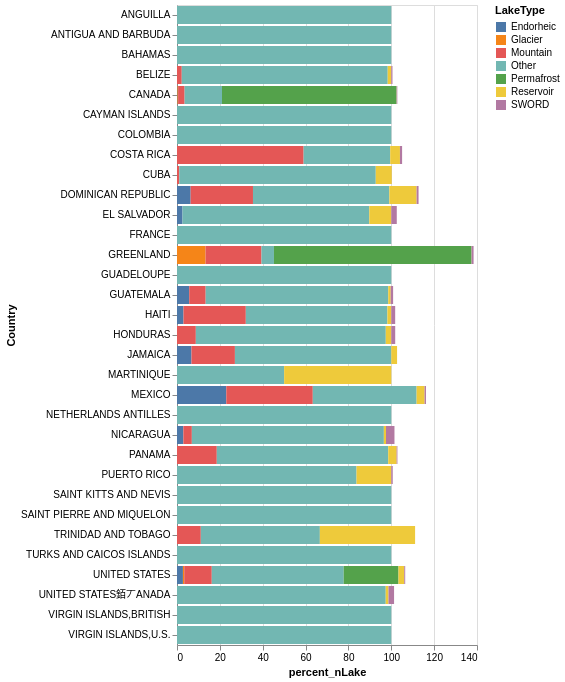

Source (notebook cell):
### Code cell
#TODO: Complete the following code with your dataframe and the correct columns to plot a horizontal stacked bar chart using altair
import altair as alt

alt.Chart(summary_by_country).mark_bar().encode(
    x='percent_nLake',
    y='Country',
    color='LakeType'
)

### Figure 1 — Vega-Lite specification as saved in the notebook (floating-point values rounded to 4 significant figures)
{"config": {"view": {"continuousWidth": 300, "continuousHeight": 300}}, "data": {"name": "data-2ebb909fe783b1f07b48dd8ff5f0852a"}, "mark": {"type": "bar"}, "encoding": {"color": {"field": "LakeType", "type": "nominal"}, "x": {"field": "percent_nLake", "type": "quantitative"}, "y": {"field": "Country", "type": "nominal"}}, "$schema": "https://vega.github.io/schema/vega-lite/v5.20.1.json", "datasets": {"data-2ebb909fe783b1f07b48dd8ff5f0852a": [{"Country": "ANGUILLA", "LakeType": "Other", "nLake": 6, "area": 1.462, "total_nLake": 6, "total_area": 1.462, "percent_nLake": 100.0, "percent_area": 100.0}, {"Country": "ANTIGUA AND BARBUDA", "LakeType": "Other", "nLake": 12, "area": 7.51, "total_nLake": 12, "total_area": 7.51, "percent_nLake": 100.0, "percent_area": 100.0}, {"Country": "BAHAMAS", "LakeType": "Other", "nLake": 614, "area": 954.4, "total_nLake": 614, "total_area": 954.4, "percent_nLake": 100.0, "percent_area": 100.0}, {"Country": "BELIZE", "LakeType": "Mountain", "nLake": 4, "area": 8.33, "total_nLake": 180, "total_area": 291.9, "percent_nLake": 2.222, "percent_area": 2.854}, {"Country": "BELIZE", "LakeType": "Other", "nLake": 173, "area": 279.5, "total_nLake": 180, "total_area": 291.9, "percent_nLake": 96.11, "percent_area": 95.76}, {"Country": "BELIZE", "LakeType": "Reservoir", "nLake": 3, "area": 9.679, "total_nLake": 180, "total_area": 291.9, "percent_nLake": 1.667, "percent_area": 3.316}, {"Country": "BELIZE", "LakeType": "SWORD", "nLake": 1, "area": 2.666, "total_nLake": 180, "total_area": 291.9, "percent_nLake": 0.5556, "percent_area": 0.9134}, {"Country": "CANADA", "LakeType": "Endorheic", "nLake": 1760, "area": 3040.0, "total_nLake": 887724, "total_area": 903000.0, "percent_nLake": 0.1983, "percent_area": 0.3366}, {"Country": "CANADA", "LakeType": "Glacier", "nLake": 2828, "area": 3446.0, "total_nLake": 887724, "total_area": 903000.0, "percent_nLake": 0.3186, "percent_area": 0.3817}, {"Country": "CANADA", "LakeType": "Mountain", "nLake": 26997, "area": 33790.0, "total_nLake": 887724, "total_area": 903000.0, "percent_nLake": 3.041, "percent_area": 3.742}, {"Country": "CANADA", "LakeType": "Other", "nLake": 154854, "area": 123800.0, "total_nLake": 887724, "total_area": 903000.0, "percent_nLake": 17.44, "percent_area": 13.71}, {"Country": "CANADA", "LakeType": "Permafrost", "nLake": 723175, "area": 732300.0, "total_nLake": 887724, "total_area": 903000.0, "percent_nLake": 81.46, "percent_area": 81.09}, {"Country": "CANADA", "LakeType": "Reservoir", "nLake": 512, "area": 91540.0, "total_nLake": 887724, "total_area": 903000.0, "percent_nLake": 0.05768, "percent_area": 10.14}, {"Country": "CANADA", "LakeType": "SWORD", "nLake": 2614, "area": 173800.0, "total_nLake": 887724, "total_area": 903000.0, "percent_nLake": 0.2945, "percent_area": 19.24}, {"Country": "CAYMAN ISLANDS", "LakeType": "Other", "nLake": 7, "area": 5.249, "total_nLake": 7, "total_area": 5.249, "percent_nLake": 100.0, "percent_area": 100.0}, {"Country": "COLOMBIA", "LakeType": "Other", "nLake": 1, "area": 0.02928, "total_nLake": 1, "total_area": 0.02928, "percent_nLake": 100.0, "percent_area": 100.0}, {"Country": "COSTA RICA", "LakeType": "Mountain", "nLake": 117, "area": 99.55, "total_nLake": 198, "total_area": 114.5, "percent_nLake": 59.09, "percent_area": 86.97}, {"Country": "COSTA RICA", "LakeType": "Other", "nLake": 80, "area": 14.37, "total_nLake": 198, "total_area": 114.5, "percent_nLake": 40.4, "percent_area": 12.55}, {"Country": "COSTA RICA", "LakeType": "Reservoir", "nLake": 9, "area": 89.7, "total_nLake": 198, "total_area": 114.5, "percent_nLake": 4.545, "percent_area": 78.37}, {"Country": "COSTA RICA", "LakeType": "SWORD", "nLake": 2, "area": 6.059, "total_nLake": 198, "total_area": 114.5, "percent_nLake": 1.01, "percent_area": 5.293}, {"Country": "CUBA", "LakeType": "Mountain", "nLake": 35, "area": 39.21, "total_nLake": 3342, "total_area": 1604.0, "percent_nLake": 1.047, "percent_area": 2.445}, {"Country": "CUBA", "LakeType": "Other", "nLake": 3065, "area": 830.2, "total_nLake": 3342, "total_area": 1604.0, "percent_nLake": 91.71, "percent_area": 51.77}, {"Country": "CUBA", "LakeType": "Reservoir", "nLake": 250, "area": 767.1, "total_nLake": 3342, "total_area": 1604.0, "percent_nLake": 7.481, "percent_area": 47.83}, {"Country": "CUBA", "LakeType": "SWORD", "nLake": 1, "area": 34.98, "total_nLake": 3342, "total_area": 1604.0, "percent_nLake": 0.02992, "percent_area": 2.181}, {"Country": "DOMINICAN REPUBLIC", "LakeType": "Endorheic", "nLake": 7, "area": 227.9, "total_nLake": 110, "total_area": 407.0, "percent_nLake": 6.364, "percent_area": 55.98}, {"Country": "DOMINICAN REPUBLIC", "LakeType": "Mountain", "nLake": 32, "area": 281.7, "total_nLake": 110, "total_area": 407.0, "percent_nLake": 29.09, "percent_area": 69.22}, {"Country": "DOMINICAN REPUBLIC", "LakeType": "Other", "nLake": 70, "area": 95.44, "total_nLake": 110, "total_area": 407.0, "percent_nLake": 63.64, "percent_area": 23.45}, {"Country": "DOMINICAN REPUBLIC", "LakeType": "Reservoir", "nLake": 14, "area": 82.52, "total_nLake": 110, "total_area": 407.0, "percent_nLake": 12.73, "percent_area": 20.27}, {"Country": "DOMINICAN REPUBLIC", "LakeType": "SWORD", "nLake": 1, "area": 26.4, "total_nLake": 110, "total_area": 407.0, "percent_nLake": 0.9091, "percent_area": 6.486}, {"Country": "EL SALVADOR", "LakeType": "Endorheic", "nLake": 1, "area": 23.38, "total_nLake": 39, "total_area": 301.7, "percent_nLake": 2.564, "percent_area": 7.75}, {"Country": "EL SALVADOR", "LakeType": "Other", "nLake": 34, "area": 100.5, "total_nLake": 39, "total_area": 301.7, "percent_nLake": 87.18, "percent_area": 33.32}, {"Country": "EL SALVADOR", "LakeType": "Reservoir", "nLake": 4, "area": 177.8, "total_nLake": 39, "total_area": 301.7, "percent_nLake": 10.26, "percent_area": 58.93}, {"Country": "EL SALVADOR", "LakeType": "SWORD", "nLake": 1, "area": 25.98, "total_nLake": 39, "total_area": 301.7, "percent_nLake": 2.564, "percent_area": 8.611}, {"Country": "FRANCE", "LakeType": "Other", "nLake": 1, "area": 6.61, "total_nLake": 1, "total_area": 6.61, "percent_nLake": 100.0, "percent_area": 100.0}, {"Country": "GREENLAND", "LakeType": "Glacier", "nLake": 405, "area": 2230.0, "total_nLake": 3039, "total_area": 10010.0, "percent_nLake": 13.33, "percent_area": 22.29}, {"Country": "GREENLAND", "LakeType": "Mountain", "nLake": 793, "area": 2639.0, "total_nLake": 3039, "total_area": 10010.0, "percent_nLake": 26.09, "percent_area": 26.37}, {"Country": "GREENLAND", "LakeType": "Other", "nLake": 177, "area": 211.5, "total_nLake": 3039, "total_area": 10010.0, "percent_nLake": 5.824, "percent_area": 2.114}, {"Country": "GREENLAND", "LakeType": "Permafrost", "nLake": 2802, "area": 9660.0, "total_nLake": 3039, "total_area": 10010.0, "percent_nLake": 92.2, "percent_area": 96.54}, {"Country": "GREENLAND", "LakeType": "Reservoir", "nLake": 1, "area": 4.938, "total_nLake": 3039, "total_area": 10010.0, "percent_nLake": 0.03291, "percent_area": 0.04935}, {"Country": "GREENLAND", "LakeType": "SWORD", "nLake": 28, "area": 619.3, "total_nLake": 3039, "total_area": 10010.0, "percent_nLake": 0.9214, "percent_area": 6.189}, {"Country": "GUADELOUPE", "LakeType": "Other", "nLake": 7, "area": 1.703, "total_nLake": 7, "total_area": 1.703, "percent_nLake": 100.0, "percent_area": 100.0}, {"Country": "GUATEMALA", "LakeType": "Endorheic", "nLake": 20, "area": 269.3, "total_nLake": 351, "total_area": 1137.0, "percent_nLake": 5.698, "percent_area": 23.68}, {"Country": "GUATEMALA", "LakeType": "Mountain", "nLake": 27, "area": 18.01, "total_nLake": 351, "total_area": 1137.0, "percent_nLake": 7.692, "percent_area": 1.584}, {"Country": "GUATEMALA", "LakeType": "Other", "nLake": 299, "area": 121.3, "total_nLake": 351, "total_area": 1137.0, "percent_nLake": 85.19, "percent_area": 10.67}, {"Country": "GUATEMALA", "LakeType": "Reservoir", "nLake": 4, "area": 118.9, "total_nLake": 351, "total_area": 1137.0, "percent_nLake": 1.14, "percent_area": 10.46}, {"Country": "GUATEMALA", "LakeType": "SWORD", "nLake": 4, "area": 739.7, "total_nLake": 351, "total_area": 1137.0, "percent_nLake": 1.14, "percent_area": 65.05}, {"Country": "HAITI", "LakeType": "Endorheic", "nLake": 5, "area": 131.2, "total_nLake": 165, "total_area": 184.4, "percent_nLake": 3.03, "percent_area": 71.17}, {"Country": "HAITI", "LakeType": "Mountain", "nLake": 48, "area": 148.4, "total_nLake": 165, "total_area": 184.4, "percent_nLake": 29.09, "percent_area": 80.47}, {"Country": "HAITI", "LakeType": "Other", "nLake": 109, "area": 20.86, "total_nLake": 165, "total_area": 184.4, "percent_nLake": 66.06, "percent_area": 11.31}, {"Country": "HAITI", "LakeType": "Reservoir", "nLake": 3, "area": 24.12, "total_nLake": 165, "total_area": 184.4, "percent_nLake": 1.818, "percent_area": 13.08}, {"Country": "HAITI", "LakeType": "SWORD", "nLake": 3, "area": 23.64, "total_nLake": 165, "total_area": 184.4, "percent_nLake": 1.818, "percent_area": 12.82}, {"Country": "HONDURAS", "LakeType": "Mountain", "nLake": 24, "area": 168.0, "total_nLake": 273, "total_area": 782.6, "percent_nLake": 8.791, "percent_area": 21.46}, {"Country": "HONDURAS", "LakeType": "Other", "nLake": 242, "area": 611.6, "total_nLake": 273, "total_area": 782.6, "percent_nLake": 88.64, "percent_area": 78.16}, {"Country": "HONDURAS", "LakeType": "Reservoir", "nLake": 7, "area": 169.5, "total_nLake": 273, "total_area": 782.6, "percent_nLake": 2.564, "percent_area": 21.66}, {"Country": "HONDURAS", "LakeType": "SWORD", "nLake": 5, "area": 88.38, "total_nLake": 273, "total_area": 782.6, "percent_nLake": 1.832, "percent_area": 11.29}, {"Country": "JAMAICA", "LakeType": "Endorheic", "nLake": 5, "area": 0.000936, "total_nLake": 74, "total_area": 27.31, "percent_nLake": 6.757, "percent_area": 0.003427}, {"Country": "JAMAICA", "LakeType": "Mountain", "nLake": 15, "area": 5.17, "total_nLake": 74, "total_area": 27.31, "percent_nLake": 20.27, "percent_area": 18.93}, {"Country": "JAMAICA", "LakeType": "Other", "nLake": 54, "area": 22.14, "total_nLake": 74, "total_area": 27.31, "percent_nLake": 72.97, "percent_area": 81.07}, {"Country": "JAMAICA", "LakeType": "Reservoir", "nLake": 2, "area": 0.5374, "total_nLake": 74, "total_area": 27.31, "percent_nLake": 2.703, "percent_area": 1.968}, {"Country": "MARTINIQUE", "LakeType": "Other", "nLake": 1, "area": 0.7627, "total_nLake": 2, "total_area": 1.217, "percent_nLake": 50.0, "percent_area": 62.65}, {"Country": "MARTINIQUE", "LakeType": "Reservoir", "nLake": 1, "area": 0.4547, "total_nLake": 2, "total_area": 1.217, "percent_nLake": 50.0, "percent_area": 37.35}, {"Country": "MEXICO", "LakeType": "Endorheic", "nLake": 3043, "area": 2378.0, "total_nLake": 13226, "total_area": 12910.0, "percent_nLake": 23.01, "percent_area": 18.42}, {"Country": "MEXICO", "LakeType": "Mountain", "nLake": 5339, "area": 5749.0, "total_nLake": 13226, "total_area": 12910.0, "percent_nLake": 40.37, "percent_area": 44.52}, {"Country": "MEXICO", "LakeType": "Other", "nLake": 6407, "area": 3862.0, "total_nLake": 13226, "total_area": 12910.0, "percent_nLake": 48.44, "percent_area": 29.9}, {"Country": "MEXICO", "LakeType": "Reservoir", "nLake": 493, "area": 6280.0, "total_nLake": 13226, "total_area": 12910.0, "percent_nLake": 3.728, "percent_area": 48.63}, {"Country": "MEXICO", "LakeType": "SWORD", "nLake": 85, "area": 3758.0, "total_nLake": 13226, "total_area": 12910.0, "percent_nLake": 0.6427, "percent_area": 29.1}, {"Country": "NETHERLANDS ANTILLES", "LakeType": "Other", "nLake": 17, "area": 42.45, "total_nLake": 17, "total_area": 42.45, "percent_nLake": 100.0, "percent_area": 100.0}, {"Country": "NICARAGUA", "LakeType": "Endorheic", "nLake": 6, "area": 32.81, "total_nLake": 202, "total_area": 9444.0, "percent_nLake": 2.97, "percent_area": 0.3474}, {"Country": "NICARAGUA", "LakeType": "Mountain", "nLake": 8, "area": 7850.0, "total_nLake": 202, "total_area": 9444.0, "percent_nLake": 3.96, "percent_area": 83.12}, {"Country": "NICARAGUA", "LakeType": "Other", "nLake": 181, "area": 460.3, "total_nLake": 202, "total_area": 9444.0, "percent_nLake": 89.6, "percent_area": 4.874}, {"Country": "NICARAGUA", "LakeType": "Reservoir", "nLake": 2, "area": 44.07, "total_nLake": 202, "total_area": 9444.0, "percent_nLake": 0.9901, "percent_area": 0.4666}, {"Country": "NICARAGUA", "LakeType": "SWORD", "nLake": 8, "area": 8904.0, "total_nLake": 202, "total_area": 9444.0, "percent_nLake": 3.96, "percent_area": 94.28}, {"Country": "PANAMA", "LakeType": "Mountain", "nLake": 52, "area": 318.1, "total_nLake": 280, "total_area": 844.5, "percent_nLake": 18.57, "percent_area": 37.67}, {"Country": "PANAMA", "LakeType": "Other", "nLake": 224, "area": 99.9, "total_nLake": 280, "total_area": 844.5, "percent_nLake": 80.0, "percent_area": 11.83}, {"Country": "PANAMA", "LakeType": "Reservoir", "nLake": 11, "area": 739.8, "total_nLake": 280, "total_area": 844.5, "percent_nLake": 3.929, "percent_area": 87.61}, {"Country": "PANAMA", "LakeType": "SWORD", "nLake": 1, "area": 10.67, "total_nLake": 280, "total_area": 844.5, "percent_nLake": 0.3571, "percent_area": 1.264}, {"Country": "PUERTO RICO", "LakeType": "Other", "nLake": 124, "area": 25.43, "total_nLake": 148, "total_area": 48.72, "percent_nLake": 83.78, "percent_area": 52.2}, {"Country": "PUERTO RICO", "LakeType": "Reservoir", "nLake": 24, "area": 23.28, "total_nLake": 148, "total_area": 48.72, "percent_nLake": 16.22, "percent_area": 47.8}, {"Country": "PUERTO RICO", "LakeType": "SWORD", "nLake": 1, "area": 1.75, "total_nLake": 148, "total_area": 48.72, "percent_nLake": 0.6757, "percent_area": 3.593}, {"Country": "SAINT KITTS AND NEVIS", "LakeType": "Other", "nLake": 1, "area": 1.159, "total_nLake": 1, "total_area": 1.159, "percent_nLake": 100.0, "percent_area": 100.0}, {"Country": "SAINT PIERRE AND MIQUELON", "LakeType": "Other", "nLake": 4, "area": 2.29, "total_nLake": 4, "total_area": 2.29, "percent_nLake": 100.0, "percent_area": 100.0}, {"Country": "TRINIDAD AND TOBAGO", "LakeType": "Mountain", "nLake": 1, "area": 0.1765, "total_nLake": 9, "total_area": 7.623, "percent_nLake": 11.11, "percent_area": 2.316}, {"Country": "TRINIDAD AND TOBAGO", "LakeType": "Other", "nLake": 5, "area": 1.388, "total_nLake": 9, "total_area": 7.623, "percent_nLake": 55.56, "percent_area": 18.2}, {"Country": "TRINIDAD AND TOBAGO", "LakeType": "Reservoir", "nLake": 4, "area": 6.236, "total_nLake": 9, "total_area": 7.623, "percent_nLake": 44.44, "percent_area": 81.8}, {"Country": "TURKS AND CAICOS ISLANDS", "LakeType": "Other", "nLake": 47, "area": 55.54, "total_nLake": 47, "total_area": 55.54, "percent_nLake": 100.0, "percent_area": 100.0}, {"Country": "UNITED STATES", "LakeType": "Endorheic", "nLake": 6211, "area": 17040.0, "total_nLake": 224339, "total_area": 268700.0, "percent_nLake": 2.769, "percent_area": 6.343}, {"Country": "UNITED STATES", "LakeType": "Glacier", "nLake": 1362, "area": 1563.0, "total_nLake": 224339, "total_area": 268700.0, "percent_nLake": 0.6071, "percent_area": 0.5819}, {"Country": "UNITED STATES", "LakeType": "Mountain", "nLake": 28836, "area": 39630.0, "total_nLake": 224339, "total_area": 268700.0, "percent_nLake": 12.85, "percent_area": 14.75}, {"Country": "UNITED STATES", "LakeType": "Other", "nLake": 138115, "area": 36420.0, "total_nLake": 224339, "total_area": 268700.0, "percent_nLake": 61.57, "percent_area": 13.56}, {"Country": "UNITED STATES", "LakeType": "Permafrost", "nLake": 57369, "area": 38400.0, "total_nLake": 224339, "total_area": 268700.0, "percent_nLake": 25.57, "percent_area": 14.29}, {"Country": "UNITED STATES", "LakeType": "Reservoir", "nLake": 6030, "area": 53390.0, "total_nLake": 224339, "total_area": 268700.0, "percent_nLake": 2.688, "percent_area": 19.87}, {"Country": "UNITED STATES", "LakeType": "SWORD", "nLake": 982, "area": 155800.0, "total_nLake": 224339, "total_area": 268700.0, "percent_nLake": 0.4377, "percent_area": 58.0}, {"Country": "UNITED STATES銆丆ANADA", "LakeType": "Other", "nLake": 75, "area": 25900.0, "total_nLake": 77, "total_area": 127500.0, "percent_nLake": 97.4, "percent_area": 20.31}, {"Country": "UNITED STATES銆丆ANADA", "LakeType": "Reservoir", "nLake": 1, "area": 19450.0, "total_nLake": 77, "total_area": 127500.0, "percent_nLake": 1.299, "percent_area": 15.25}, {"Country": "UNITED STATES銆丆ANADA", "LakeType": "SWORD", "nLake": 2, "area": 101600.0, "total_nLake": 77, "total_area": 127500.0, "percent_nLake": 2.597, "percent_area": 79.69}, {"Country": "VIRGIN ISLANDS,BRITISH", "LakeType": "Other", "nLake": 3, "area": 5.27, "total_nLake": 3, "total_area": 5.27, "percent_nLake": 100.0, "percent_area": 100.0}, {"Country": "VIRGIN ISLANDS,U.S.", "LakeType": "Other", "nLake": 6, "area": 1.759, "total_nLake": 6, "total_area": 1.759, "percent_nLake": 100.0, "percent_area": 100.0}]}}
